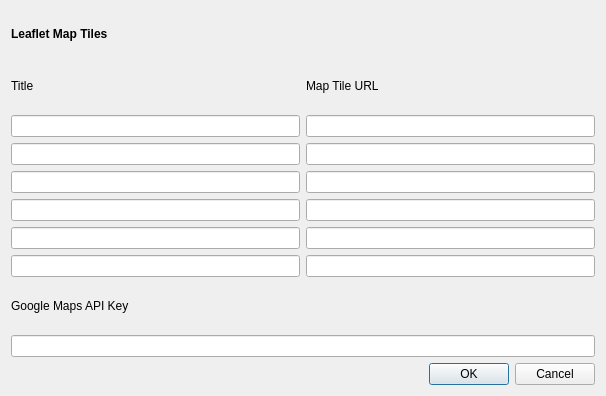
<?xml version="1.0" encoding="UTF-8"?>
<ui version="4.0">
 <class>MapViewOpt</class>
 <widget class="QDialog" name="MapViewOpt">
  <property name="geometry">
   <rect>
    <x>0</x>
    <y>0</y>
    <width>606</width>
    <height>396</height>
   </rect>
  </property>
  <property name="windowTitle">
   <string>Map View Options</string>
  </property>
  <layout class="QGridLayout" name="gridLayout">
   <item row="0" column="0">
    <widget class="QLabel" name="label">
     <property name="font">
      <font>
       <bold>true</bold>
      </font>
     </property>
     <property name="text">
      <string>Leaflet Map Tiles</string>
     </property>
    </widget>
   </item>
   <item row="6" column="1">
    <widget class="QLineEdit" name="lEMapTile5"/>
   </item>
   <item row="1" column="0">
    <widget class="QLabel" name="labelTitle">
     <property name="text">
      <string>Title</string>
     </property>
    </widget>
   </item>
   <item row="3" column="1">
    <widget class="QLineEdit" name="lEMapTile2"/>
   </item>
   <item row="9" column="0" colspan="2">
    <widget class="QLineEdit" name="lEApiKey"/>
   </item>
   <item row="8" column="0">
    <widget class="QLabel" name="labelAPIKey">
     <property name="text">
      <string>Google Maps API Key</string>
     </property>
    </widget>
   </item>
   <item row="7" column="1">
    <widget class="QLineEdit" name="lEMapTile6"/>
   </item>
   <item row="5" column="1">
    <widget class="QLineEdit" name="lEMapTile4"/>
   </item>
   <item row="1" column="1">
    <widget class="QLabel" name="labelURL">
     <property name="text">
      <string>Map Tile URL</string>
     </property>
    </widget>
   </item>
   <item row="7" column="0">
    <widget class="QLineEdit" name="lEMapTitle6"/>
   </item>
   <item row="4" column="0">
    <widget class="QLineEdit" name="lEMapTitle3"/>
   </item>
   <item row="2" column="1">
    <widget class="QLineEdit" name="lEMapTile1"/>
   </item>
   <item row="2" column="0">
    <widget class="QLineEdit" name="lEMapTitle1"/>
   </item>
   <item row="4" column="1">
    <widget class="QLineEdit" name="lEMapTile3"/>
   </item>
   <item row="5" column="0">
    <widget class="QLineEdit" name="lEMapTitle4"/>
   </item>
   <item row="6" column="0">
    <widget class="QLineEdit" name="lEMapTitle5"/>
   </item>
   <item row="3" column="0">
    <widget class="QLineEdit" name="lEMapTitle2"/>
   </item>
   <item row="10" column="0" colspan="2">
    <widget class="QDialogButtonBox" name="buttonBox">
     <property name="standardButtons">
      <set>QDialogButtonBox::Cancel|QDialogButtonBox::Ok</set>
     </property>
    </widget>
   </item>
  </layout>
 </widget>
 <resources/>
 <connections/>
</ui>
